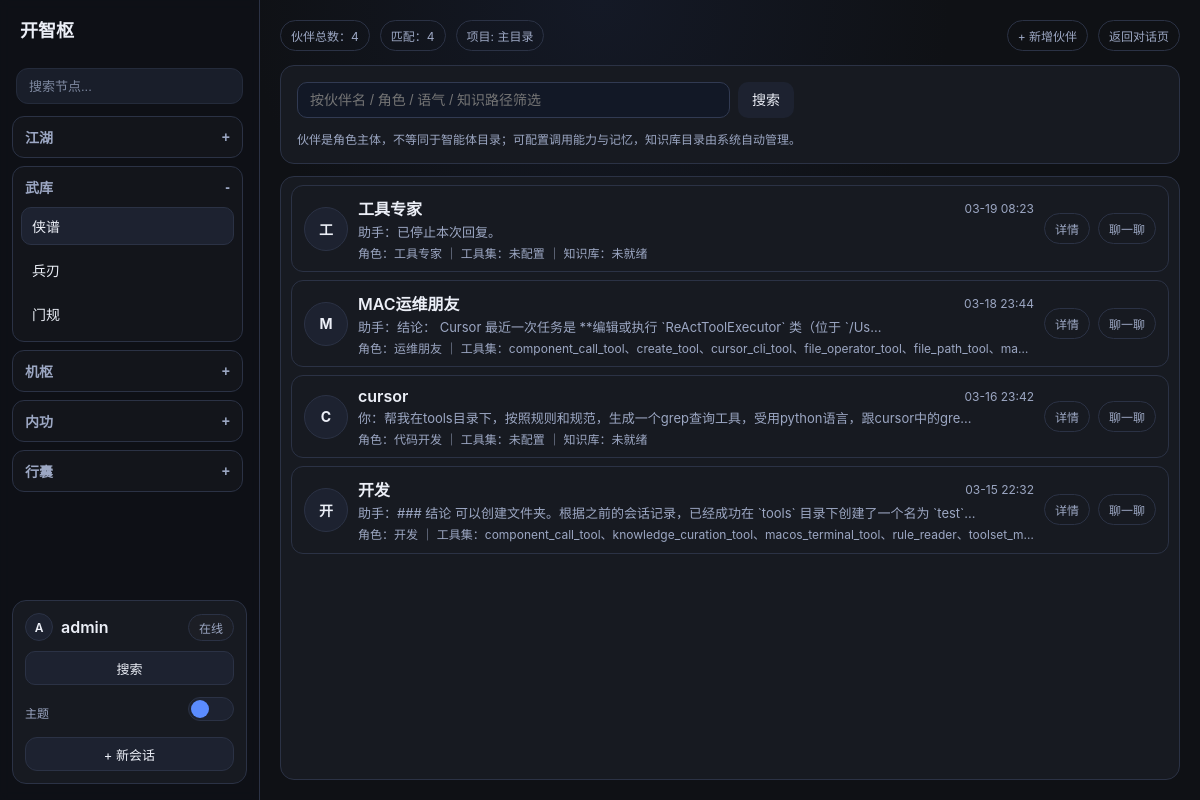
Before: /companions/ (signed in) with the older database file.
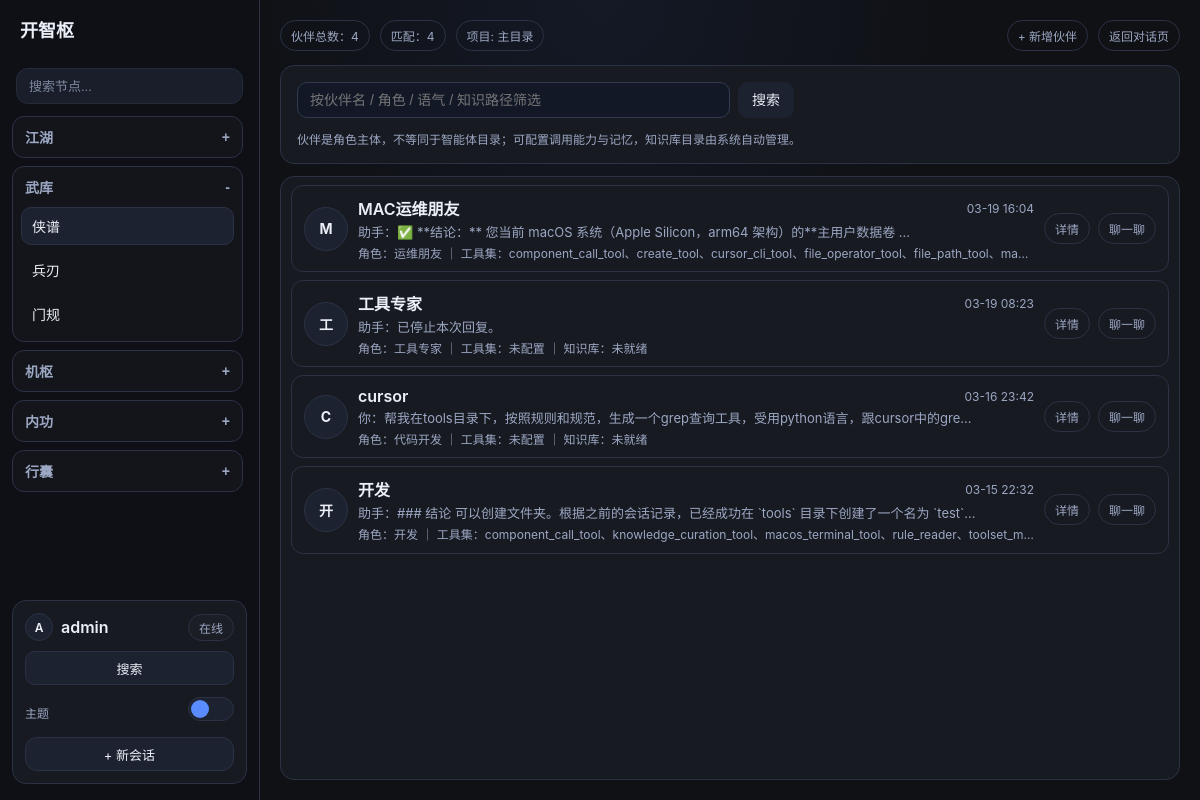
After: the same page with the newer database file.
### collector/models.py (models this page shows, shortened)
class CompanionProfile(models.Model):
    LLM_ROUTING_MANUAL = "manual"
    LLM_ROUTING_AUTO = "auto"
    LLM_ROUTING_CHOICES = [
        (LLM_ROUTING_MANUAL, "手动模式"),
        (LLM_ROUTING_AUTO, "自动模式"),
    ]
    LLM_SOURCE_API = "api"
    LLM_SOURCE_LOCAL = "local"
    LLM_SOURCE_CHOICES = [
        (LLM_SOURCE_API, "大模型 API"),
        (LLM_SOURCE_LOCAL, "本地模型"),
    ]
    name = models.CharField(max_length=80, verbose_name="伙伴标识")
    display_name = models.CharField(max_length=120, blank=True, verbose_name="展示名称")
    role_title = models.CharField(max_length=120, blank=True, verbose_name="角色名称")
    persona = models.TextField(blank=True, verbose_name="角色描述")
    tone = models.CharField(max_length=120, blank=True, verbose_name="回复语气")
    memory_notes = models.TextField(blank=True, verbose_name="记忆摘要")
    llm_routing_mode = models.CharField(
        max_length=20,
        choices=LLM_ROUTING_CHOICES,
        default=LLM_ROUTING_MANUAL,
        verbose_name="模型路由模式",
    )
    llm_source_type = models.CharField(
        max_length=20,
        choices=LLM_SOURCE_CHOICES,
        default=LLM_SOURCE_API,
        verbose_name="模型来源",
    )
    llm_api_config = models.ForeignKey(
        LLMApiConfig,
        on_delete=models.SET_NULL,
        related_name="companion_profiles",
        null=True,
        blank=True,
        verbose_name="API 模型配置",
    )
    local_llm_config = models.ForeignKey(
        LocalLLMConfig,
        on_delete=models.SET_NULL,
        related_name="companion_profiles",
        null=True,
        blank=True,
        verbose_name="本地模型配置",
    )
    default_model_name = models.CharField(max_length=120, blank=True, verbose_name="默认使用模型")
    backup_model_tokens = models.JSONField(default=list, blank=True, verbose_name="备用模型列表")
    allowed_agent_modules_text = models.CharField(
        max_length=200,
        blank=True,
        verbose_name="可调用智能体模块",
        help_text="逗号分隔，如 mindforge,skills",
    )
    allowed_control_modules_text = models.CharField(
        max_length=200,
        blank=True,
        verbose_name="可调用组件模块",
        help_text="逗号分隔，如 observe,handle",
    )
    allowed_toolsets_text = models.CharField(
        max_length=300,
        blank=True,
        verbose_name="可调用工具集",
        help_text="逗号分隔，如 component_call_tool,knowledge_curation_tool",
    )
    allowed_control_components_text = models.TextField(
        blank=True,
        verbose_name="可调用组件",
        help_text="逗号分隔 component_key，如 handle.file_reader_component",
    )
    allowed_control_functions_text = models.TextField(
        blank=True,
        verbose_name="可调用组件 API",
        help_text="逗号分隔函数路径，如 component.observe.understand_current_screen",
    )
    adapter_type = models.CharField(
        max_length=40,
        blank=True,
        default="",
        verbose_name="adapter 类型",
        help_text="外部 agent adapter 类型标识，如 process、http；空值表示不使用 adapter",
    )
    adapter_config = models.JSONField(
        default=dict,
        blank=True,
        verbose_name="adapter 配置",
        help_text="adapter 专属配置参数，JSON 格式",
    )
    knowledge_path = models.CharField(
        max_length=300,
        blank=True,
        verbose_name="知识库路径",
        help_text="相对项目根目录，如 data/companions/er-gou/knowledge",
    )
    is_active = models.BooleanField(default=True, verbose_name="是否启用")
    project = models.ForeignKey(
        Project,
        on_delete=models.CASCADE,
        related_name="companions",
        verbose_name="所属项目",
        null=True,
        blank=True,
    )
    created_by = models.ForeignKey(
        settings.AUTH_USER_MODEL,
        on_delete=models.CASCADE,
        related_name="companions",
        verbose_name="创建人",
    )
    created_at = models.DateTimeField(auto_now_add=True, verbose_name="创建时间")
    updated_at = models.DateTimeField(auto_now=True, verbose_name="更新时间")
    class Meta:
        verbose_name = "伙伴配置"
        verbose_name_plural = "伙伴配置"
        ordering = ["-updated_at", "name"]
        constraints = [
            models.UniqueConstraint(fields=["created_by", "project", "name"], name="uniq_user_project_companion"),
        ]
    def get_allowed_agent_modules(self):
        return [item for item in self.allowed_agent_modules_text.split(",") if item]
    def get_allowed_control_modules(self):
        return [item for item in self.allowed_control_modules_text.split(",") if item]
    def get_allowed_toolsets(self):
        return [item for item in self.allowed_toolsets_text.split(",") if item]
    def get_allowed_control_components(self):
        return [item for item in self.allowed_control_components_text.split(",") if item]
    def get_allowed_control_functions(self):
        return [item for item in self.allowed_control_functions_text.split(",") if item]

class RequirementMessage(models.Model):
    ROLE_USER = "user"
    ROLE_ASSISTANT = "assistant"
    ROLE_CHOICES = [
        (ROLE_USER, "用户"),
        (ROLE_ASSISTANT, "助手"),
    ]
    session = models.ForeignKey(
        RequirementSession,
        on_delete=models.CASCADE,
        related_name="messages",
        verbose_name="所属会话",
    )
    role = models.CharField(max_length=20, choices=ROLE_CHOICES, verbose_name="角色")
    content = models.TextField(verbose_name="消息内容")
    attachment = models.FileField(upload_to="chat_attachments/", blank=True, null=True, verbose_name="上传附件")
    created_at = models.DateTimeField(auto_now_add=True, verbose_name="创建时间")
    class Meta:
        ordering = ["created_at"]
        verbose_name = "需求消息"
        verbose_name_plural = "需求消息"

### collector/views.py (the view)
# urls.py: path("companions/", views.companion_list, name="companion_list"),
@login_required
def companion_list(request):
    keyword = request.GET.get("q", "").strip()
    context = _build_chat_context(request)
    current_project = context.get("current_project")
    companions = (
        CompanionProfile.objects.filter(created_by=request.user, project=current_project)
        .select_related("llm_api_config", "local_llm_config")
        .order_by("-updated_at", "name")
    )
    all_items = _build_companion_items(
        companions,
        current_project=current_project,
        keyword="",
        user=request.user,
        order_by_chat_time=True,
    )
    filtered_items = _build_companion_items(
        companions,
        current_project=current_project,
        keyword=keyword,
        user=request.user,
        order_by_chat_time=True,
    )
    context.update(
        {
            "current_nav": "companions",
            "companion_keyword": keyword,
            "companion_items": filtered_items,
            "companion_total": len(all_items),
            "companion_filtered": len(filtered_items),
            "companion_agent_module_map": ALLOWED_AGENT_MODULES,
            "companion_control_module_map": ALLOWED_CONTROL_MODULES,
        }
    )
    return render(request, "collector/companion_list.html", context)

### collector/forms.py
class ChatMessageForm(forms.Form):
    content = forms.CharField(
        label="消息内容",
        max_length=4000,
        widget=forms.Textarea(
            attrs={"rows": 4, "placeholder": "输入你的需求内容（Shift+Enter 换行），或使用麦克风语音输入"}
        ),
        required=False,  # 允许仅发送附件而不填写文本
    )
    attachment = forms.FileField(
        label="上传附件",
        required=False,
        widget=forms.ClearableFileInput(attrs={"style": "margin-top: 10px;"}),
    )

### collector/models.py (called while the page is built)
    @classmethod
    def get_bool(cls, key: str, default: bool = True) -> bool:
        key_text = str(key or "").strip()
        if not key_text:
            return bool(default)
        raw_value = cls.objects.filter(key=key_text).values_list("value_text", flat=True).first()
        if raw_value is None:
            return bool(default)
        normalized = str(raw_value or "").strip().lower()
        if normalized in {"1", "true", "yes", "on"}:
            return True
        if normalized in {"0", "false", "no", "off"}:
            return False
        return bool(default)

### collector/views.py (called while the page is built)
def _build_companion_chat_session_marker(companion_id):
    return f"{COMPANION_CHAT_SESSION_MARKER_PREFIX}{int(companion_id)}"

### templates/collector/companion_list.html (shortened to what this page needs)
{% extends "base.html" %}
{% block content %}
<div class="app-shell app-shell-companion">
    <aside class="sidebar sidebar-menu">
        {% include "collector/partials/sidebar_menu.html" %}
    </aside>
    <main class="main-panel">
        <div class="top-actions">
            <div class="top-actions-left">
                <span class="chip">伙伴总数：{{ companion_total }}</span>
                <span class="chip">匹配：{{ companion_filtered }}</span>
                {% if current_project %}
                <span class="chip" title="{{ current_project.path }}">项目: {{ current_project.name }}</span>
                {% endif %}
            </div>
            <div class="top-actions-right">
                <a class="chip" href="{% url 'companion_create' %}">+ 新增伙伴</a>
                <a class="chip" href="{% url 'session_list' %}">返回对话页</a>
            </div>
        </div>
        <section class="panel">
            <div class="companion-toolbar">
                <form method="get" action="{% url 'companion_list' %}" class="companion-search-form">
                    <input type="text" name="q" value="{{ companion_keyword }}" placeholder="按伙伴名 / 角色 / 语气 / 知识路径筛选" class="companion-search-input">
                    <button type="submit" class="companion-toolbar-btn">搜索</button>
                </form>
            </div>
            <div class="meta">伙伴是角色主体，不等同于智能体目录；可配置调用能力与记忆，知识库目录由系统自动管理。</div>
        </section>
        <section class="conversation panel" style="margin-top: 12px;">
            {% if companion_items %}
            <div class="companion-chat-list">
                {% for item in companion_items %}
                <div class="companion-chat-item">
                    <span class="companion-chat-avatar">{{ item.avatar_text }}</span>
                    <div class="companion-chat-main">
                        <div class="companion-chat-header">
                            <span class="companion-chat-name">{{ item.display_name_or_name }}</span>
                            <span class="companion-chat-time">{% if item.last_chat_at %}{{ item.last_chat_at|date:"m-d H:i" }}{% else %}未聊天{% endif %}</span>
                        </div>
                        <div class="companion-chat-summary">{{ item.last_chat_summary }}</div>
                        <div class="companion-chat-submeta">
                            角色：{{ item.role_title|default:"未配置" }} ｜ 工具集：{{ item.toolsets_text }} ｜ 知识库：{% if item.knowledge_exists %}已关联（{{ item.knowledge_file_count }}）{% else %}未就绪{% endif %}
                        </div>
                    </div>
                    <div class="companion-chat-actions">
                        <a class="chip" href="{% url 'companion_edit' item.obj.id %}">详情</a>
                        <a class="chip" href="{% url 'companion_chat' item.obj.id %}" target="_blank" rel="noopener">聊一聊</a>
                    </div>
                </div>
                {% endfor %}
            </div>
            {% endif %}
        </section>
    </main>
</div>
{% endblock %}

Changed rows visible on the page:
no longer on this page (row unchanged): RequirementMessage: last_chat_at "03-18 23:44"
added RequirementMessage: last_chat_at "03-19 16:04"
Other visible differences:
new list line: "M 助手：✅ **结论：** 您当前 macOS 系统（Apple Silicon，arm64 架构）的**主用户数据卷 ... 角色： ｜ 工具集： component_call_tool、create_tool、cursor_cli_tool、file_operator_tool、file_path_tool、ma… 详情 聊一聊"
new list line: "MAC运维朋友 运维朋友"
list line gone: "M 助手：结论： Cursor 最近一次任务是 **编辑或执行 `ReActToolExecutor` 类（位于 `/Us... 角色： ｜ 工具集： component_call_tool、create_tool、cursor_cli_tool、file_operator_tool、file_path_tool、ma… 详情 聊一聊"
list line gone: "MAC运维朋友 运维朋友"
